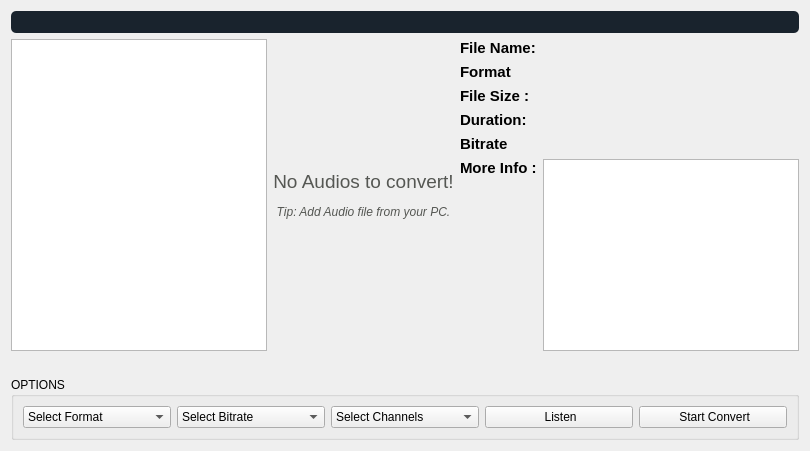
               <widget class="QWidget" name="stackedWidgetPage3">
                <layout class="QVBoxLayout" name="verticalLayout_6">
                 <item>
                  <widget class="QProgressBar" name="playlist_progressBar">
                   <property name="styleSheet">
                    <string notr="true">QProgressBar:horizontal {
border-radius: 5px;
background:rgba(0,0,0,0.1);
color: white;
background-color: rgba(25, 35, 45, 1);

}
QProgressBar::chunk:horizontal {
background:rgb(228, 27, 27);
color: white;

}
QProgressBar 
{ 
color: white; 
border:none;
}
</string>
                   </property>
                   <property name="maximum">
                    <number>1</number>
                   </property>
                   <property name="value">
                    <number>-1</number>
                   </property>
                  </widget>
                 </item>
                 <item>
                  <layout class="QHBoxLayout" name="horizontalLayout_27">
                   <item>
                    <widget class="QGraphicsView" name="graphicsView_playlist">
                     <property name="sizePolicy">
                      <sizepolicy hsizetype="Preferred" vsizetype="Expanding">
                       <horstretch>0</horstretch>
                       <verstretch>0</verstretch>
                      </sizepolicy>
                     </property>
                     <property name="verticalScrollBarPolicy">
                      <enum>Qt::ScrollBarAlwaysOff</enum>
                     </property>
                     <property name="horizontalScrollBarPolicy">
                      <enum>Qt::ScrollBarAlwaysOff</enum>
                     </property>
                    </widget>
                   </item>
                   <item>
                    <widget class="QLabel" name="textBrowser_playlist_thumbnail">
                     <property name="sizePolicy">
                      <sizepolicy hsizetype="Preferred" vsizetype="Expanding">
                       <horstretch>0</horstretch>
                       <verstretch>0</verstretch>
                      </sizepolicy>
                     </property>
                     <property name="text">
                      <string>&lt;html&gt;&lt;head/&gt;&lt;body&gt;&lt;p align=&quot;center&quot;&gt;&lt;img src=&quot;:/myresource/resource/icons8-music-120.png&quot; height=&quot;55&quot;/&gt;&lt;/p&gt;&lt;p align=&quot;center&quot;&gt;&lt;span style=&quot; font-size:14pt; color:#555753;&quot;&gt;No Audios to convert!&lt;/span&gt;&lt;/p&gt;&lt;p align=&quot;center&quot;&gt;&lt;span style=&quot; font-style:italic; color:#555753;&quot;&gt;Tip: Add Audio file from your PC.&lt;/span&gt;&lt;/p&gt;&lt;/body&gt;&lt;/html&gt;</string>
                     </property>
                     <property name="scaledContents">
                      <bool>true</bool>
                     </property>
                     <property name="alignment">
                      <set>Qt::AlignCenter</set>
                     </property>
                    </widget>
                   </item>
                   <item>
                    <layout class="QGridLayout" name="gridLayout_8">
                     <item row="1" column="0">
                      <widget class="QLabel" name="label_12">
                       <property name="sizePolicy">
                        <sizepolicy hsizetype="Preferred" vsizetype="Preferred">
                         <horstretch>0</horstretch>
                         <verstretch>0</verstretch>
                        </sizepolicy>
                       </property>
                       <property name="font">
                        <font>
                         <pointsize>11</pointsize>
                         <weight>75</weight>
                         <bold>true</bold>
                        </font>
                       </property>
                       <property name="text">
                        <string>Format</string>
                       </property>
                       <property name="alignment">
                        <set>Qt::AlignLeading|Qt::AlignLeft|Qt::AlignTop</set>
                       </property>
                       <property name="textInteractionFlags">
                        <set>Qt::TextBrowserInteraction</set>
                       </property>
                      </widget>
                     </item>
                     <item row="0" column="1">
                      <widget class="QLabel" name="audio_title">
                       <property name="font">
                        <font>
                         <pointsize>11</pointsize>
                         <weight>50</weight>
                         <bold>false</bold>
                        </font>
                       </property>
                       <property name="cursor">
                        <cursorShape>IBeamCursor</cursorShape>
                       </property>
                       <property name="text">
                        <string/>
                       </property>
                       <property name="alignment">
                        <set>Qt::AlignLeading|Qt::AlignLeft|Qt::AlignTop</set>
                       </property>
                       <property name="wordWrap">
                        <bool>false</bool>
                       </property>
                       <property name="textInteractionFlags">
                        <set>Qt::TextBrowserInteraction</set>
                       </property>
                      </widget>
                     </item>
                     <item row="5" column="0">
                      <widget class="QLabel" name="label_25">
                       <property name="sizePolicy">
                        <sizepolicy hsizetype="Preferred" vsizetype="Preferred">
                         <horstretch>0</horstretch>
                         <verstretch>0</verstretch>
                        </sizepolicy>
                       </property>
                       <property name="font">
                        <font>
                         <pointsize>11</pointsize>
                         <weight>75</weight>
                         <bold>true</bold>
                        </font>
                       </property>
                       <property name="text">
                        <string>Bitrate</string>
                       </property>
                       <property name="alignment">
                        <set>Qt::AlignLeading|Qt::AlignLeft|Qt::AlignTop</set>
                       </property>
                       <property name="textInteractionFlags">
                        <set>Qt::TextBrowserInteraction</set>
                       </property>
                      </widget>
                     </item>
                     <item row="2" column="0">
                      <widget class="QLabel" name="label_17">
                       <property name="sizePolicy">
                        <sizepolicy hsizetype="Preferred" vsizetype="Preferred">
                         <horstretch>0</horstretch>
                         <verstretch>0</verstretch>
                        </sizepolicy>
                       </property>
                       <property name="font">
                        <font>
                         <pointsize>11</pointsize>
                         <weight>75</weight>
                         <bold>true</bold>
                        </font>
                       </property>
                       <property name="text">
                        <string>File Size :</string>
                       </property>
                       <property name="alignment">
                        <set>Qt::AlignLeading|Qt::AlignLeft|Qt::AlignTop</set>
                       </property>
                       <property name="textInteractionFlags">
                        <set>Qt::TextBrowserInteraction</set>
                       </property>
                      </widget>
                     </item>
                     <item row="1" column="1">
                      <widget class="QLabel" name="audio_format">
                       <property name="cursor">
                        <cursorShape>IBeamCursor</cursorShape>
                       </property>
                       <property name="text">
                        <string/>
                       </property>
                       <property name="alignment">
                        <set>Qt::AlignLeading|Qt::AlignLeft|Qt::AlignTop</set>
                       </property>
                       <property name="textInteractionFlags">
                        <set>Qt::TextBrowserInteraction</set>
                       </property>
                      </widget>
                     </item>
                     <item row="3" column="0">
                      <widget class="QLabel" name="label_15">
                       <property name="sizePolicy">
                        <sizepolicy hsizetype="Preferred" vsizetype="Preferred">
                         <horstretch>0</horstretch>
                         <verstretch>0</verstretch>
                        </sizepolicy>
                       </property>
                       <property name="font">
                        <font>
                         <pointsize>11</pointsize>
                         <weight>75</weight>
                         <bold>true</bold>
                        </font>
                       </property>
                       <property name="text">
                        <string>Duration:</string>
                       </property>
                       <property name="alignment">
                        <set>Qt::AlignLeading|Qt::AlignLeft|Qt::AlignTop</set>
                       </property>
                       <property name="textInteractionFlags">
                        <set>Qt::TextBrowserInteraction</set>
                       </property>
                      </widget>
                     </item>
                     <item row="6" column="1">
                      <widget class="QTextEdit" name="descriptions_audio">
                       <property name="sizePolicy">
                        <sizepolicy hsizetype="Preferred" vsizetype="Expanding">
                         <horstretch>0</horstretch>
                         <verstretch>0</verstretch>
                        </sizepolicy>
                       </property>
                       <property name="readOnly">
                        <bool>true</bool>
                       </property>
                       <property name="textInteractionFlags">
                        <set>Qt::TextBrowserInteraction</set>
                       </property>
                      </widget>
                     </item>
                     <item row="2" column="1">
                      <widget class="QLabel" name="audio_size">
                       <property name="cursor">
                        <cursorShape>IBeamCursor</cursorShape>
                       </property>
                       <property name="text">
                        <string/>
                       </property>
                       <property name="alignment">
                        <set>Qt::AlignLeading|Qt::AlignLeft|Qt::AlignTop</set>
                       </property>
                       <property name="openExternalLinks">
                        <bool>true</bool>
                       </property>
                       <property name="textInteractionFlags">
                        <set>Qt::TextBrowserInteraction</set>
                       </property>
                      </widget>
                     </item>
                     <item row="0" column="0">
                      <widget class="QLabel" name="label_13">
                       <property name="sizePolicy">
                        <sizepolicy hsizetype="Preferred" vsizetype="Preferred">
                         <horstretch>0</horstretch>
                         <verstretch>0</verstretch>
                        </sizepolicy>
                       </property>
                       <property name="font">
                        <font>
                         <pointsize>11</pointsize>
                         <weight>75</weight>
                         <bold>true</bold>
                        </font>
                       </property>
                       <property name="text">
                        <string>File Name:</string>
                       </property>
                       <property name="alignment">
                        <set>Qt::AlignLeading|Qt::AlignLeft|Qt::AlignTop</set>
                       </property>
                       <property name="textInteractionFlags">
                        <set>Qt::TextBrowserInteraction</set>
                       </property>
                      </widget>
                     </item>
                     <item row="3" column="1">
                      <widget class="QLabel" name="audio_duration">
                       <property name="cursor">
                        <cursorShape>IBeamCursor</cursorShape>
                       </property>
                       <property name="text">
                        <string/>
                       </property>
                       <property name="alignment">
                        <set>Qt::AlignLeading|Qt::AlignLeft|Qt::AlignTop</set>
                       </property>
                       <property name="textInteractionFlags">
                        <set>Qt::TextBrowserInteraction</set>
                       </property>
                      </widget>
                     </item>
                     <item row="5" column="1">
                      <widget class="QLabel" name="audio_bitrate">
                       <property name="cursor">
                        <cursorShape>IBeamCursor</cursorShape>
                       </property>
                       <property name="text">
                        <string/>
                       </property>
                       <property name="alignment">
                        <set>Qt::AlignLeading|Qt::AlignLeft|Qt::AlignTop</set>
                       </property>
                       <property name="textInteractionFlags">
                        <set>Qt::TextBrowserInteraction</set>
                       </property>
                      </widget>
                     </item>
                     <item row="6" column="0">
                      <widget class="QLabel" name="label_18">
                       <property name="sizePolicy">
                        <sizepolicy hsizetype="Preferred" vsizetype="Preferred">
                         <horstretch>0</horstretch>
                         <verstretch>0</verstretch>
                        </sizepolicy>
                       </property>
                       <property name="font">
                        <font>
                         <pointsize>11</pointsize>
                         <weight>75</weight>
                         <bold>true</bold>
                        </font>
                       </property>
                       <property name="text">
                        <string>More Info :</string>
                       </property>
                       <property name="alignment">
                        <set>Qt::AlignLeading|Qt::AlignLeft|Qt::AlignTop</set>
                       </property>
                       <property name="textInteractionFlags">
                        <set>Qt::TextBrowserInteraction</set>
                       </property>
                      </widget>
                     </item>
                    </layout>
                   </item>
                  </layout>
                 </item>
                 <item>
                  <spacer name="verticalSpacer_5">
                   <property name="orientation">
                    <enum>Qt::Vertical</enum>
                   </property>
                   <property name="sizeType">
                    <enum>QSizePolicy::Fixed</enum>
                   </property>
                   <property name="sizeHint" stdset="0">
                    <size>
                     <width>20</width>
                     <height>20</height>
                    </size>
                   </property>
                  </spacer>
                 </item>
                 <item>
                  <widget class="QGroupBox" name="groupBox_11">
                   <property name="sizePolicy">
                    <sizepolicy hsizetype="Preferred" vsizetype="Fixed">
                     <horstretch>0</horstretch>
                     <verstretch>0</verstretch>
                    </sizepolicy>
                   </property>
                   <property name="title">
                    <string>OPTIONS</string>
                   </property>
                   <layout class="QHBoxLayout" name="horizontalLayout_20">
                    <item>
                     <layout class="QGridLayout" name="gridLayout_2">
                      <item row="0" column="1">
                       <widget class="QComboBox" name="select_audio_birtare">
                        <property name="sizePolicy">
                         <sizepolicy hsizetype="Preferred" vsizetype="Fixed">
                          <horstretch>0</horstretch>
                          <verstretch>0</verstretch>
                         </sizepolicy>
                        </property>
                        <property name="cursor">
                         <cursorShape>PointingHandCursor</cursorShape>
                        </property>
                        <property name="toolTip">
                         <string>Audio Bitrate</string>
                        </property>
                        <property name="styleSheet">
                         <string notr="true"/>
                        </property>
                        <property name="iconSize">
                         <size>
                          <width>20</width>
                          <height>20</height>
                         </size>
                        </property>
                        <item>
                         <property name="text">
                          <string>Select Bitrate</string>
                         </property>
                         <property name="icon">
                          <iconset resource="../resource.qrc">
                           <normaloff>:/myresource/resource/icons8-music-120.png</normaloff>:/myresource/resource/icons8-music-120.png</iconset>
                         </property>
                        </item>
                       </widget>
                      </item>
                      <item row="0" column="6">
                       <widget class="QPushButton" name="download_button_playlist_2">
                        <property name="sizePolicy">
                         <sizepolicy hsizetype="Preferred" vsizetype="Fixed">
                          <horstretch>0</horstretch>
                          <verstretch>0</verstretch>
                         </sizepolicy>
                        </property>
                        <property name="cursor">
                         <cursorShape>PointingHandCursor</cursorShape>
                        </property>
                        <property name="styleSheet">
                         <string notr="true"/>
                        </property>
                        <property name="text">
                         <string> Start Convert</string>
                        </property>
                        <property name="icon">
                         <iconset resource="../resource.qrc">
                          <normaloff>:/myresource/resource/icons8-forward-button-90.png</normaloff>:/myresource/resource/icons8-forward-button-90.png</iconset>
                        </property>
                        <property name="iconSize">
                         <size>
                          <width>25</width>
                          <height>25</height>
                         </size>
                        </property>
                       </widget>
                      </item>
                      <item row="0" column="0">
                       <widget class="QComboBox" name="select_quality_audio">
                        <property name="sizePolicy">
                         <sizepolicy hsizetype="Preferred" vsizetype="Fixed">
                          <horstretch>0</horstretch>
                          <verstretch>0</verstretch>
                         </sizepolicy>
                        </property>
                        <property name="cursor">
                         <cursorShape>PointingHandCursor</cursorShape>
                        </property>
                        <property name="toolTip">
                         <string>Audio Format</string>
                        </property>
                        <property name="styleSheet">
                         <string notr="true"/>
                        </property>
                        <property name="iconSize">
                         <size>
                          <width>20</width>
                          <height>20</height>
                         </size>
                        </property>
                        <item>
                         <property name="text">
                          <string>Select Format</string>
                         </property>
                         <property name="icon">
                          <iconset resource="../resource.qrc">
                           <normaloff>:/myresource/resource/icons8-ok-144.png</normaloff>:/myresource/resource/icons8-ok-144.png</iconset>
                         </property>
                        </item>
                       </widget>
                      </item>
                      <item row="0" column="3">
                       <widget class="QPushButton" name="play_from_playlist">
                        <property name="sizePolicy">
                         <sizepolicy hsizetype="Preferred" vsizetype="Fixed">
                          <horstretch>0</horstretch>
                          <verstretch>0</verstretch>
                         </sizepolicy>
                        </property>
                        <property name="cursor">
                         <cursorShape>PointingHandCursor</cursorShape>
                        </property>
                        <property name="styleSheet">
                         <string notr="true"/>
                        </property>
                        <property name="text">
                         <string> Listen</string>
                        </property>
                        <property name="icon">
                         <iconset resource="../resource.qrc">
                          <normaloff>:/myresource/resource/play.png</normaloff>:/myresource/resource/play.png</iconset>
                        </property>
                        <property name="iconSize">
                         <size>
                          <width>25</width>
                          <height>25</height>
                         </size>
                        </property>
                       </widget>
                      </item>
                      <item row="0" column="2">
                       <widget class="QComboBox" name="select_audio_channels">
                        <property name="sizePolicy">
                         <sizepolicy hsizetype="Preferred" vsizetype="Fixed">
                          <horstretch>0</horstretch>
                          <verstretch>0</verstretch>
                         </sizepolicy>
                        </property>
                        <property name="cursor">
                         <cursorShape>PointingHandCursor</cursorShape>
                        </property>
                        <property name="toolTip">
                         <string>Audio Bitrate</string>
                        </property>
                        <property name="styleSheet">
                         <string notr="true"/>
                        </property>
                        <property name="iconSize">
                         <size>
                          <width>20</width>
                          <height>20</height>
                         </size>
                        </property>
                        <item>
                         <property name="text">
                          <string>Select Channels</string>
                         </property>
                         <property name="icon">
                          <iconset resource="../resource.qrc">
                           <normaloff>:/myresource/resource/icons8-tick-box-120.png</normaloff>:/myresource/resource/icons8-tick-box-120.png</iconset>
                         </property>
                        </item>
                       </widget>
                      </item>
                     </layout>
                    </item>
                   </layout>
                  </widget>
                 </item>
                </layout>
               </widget>
